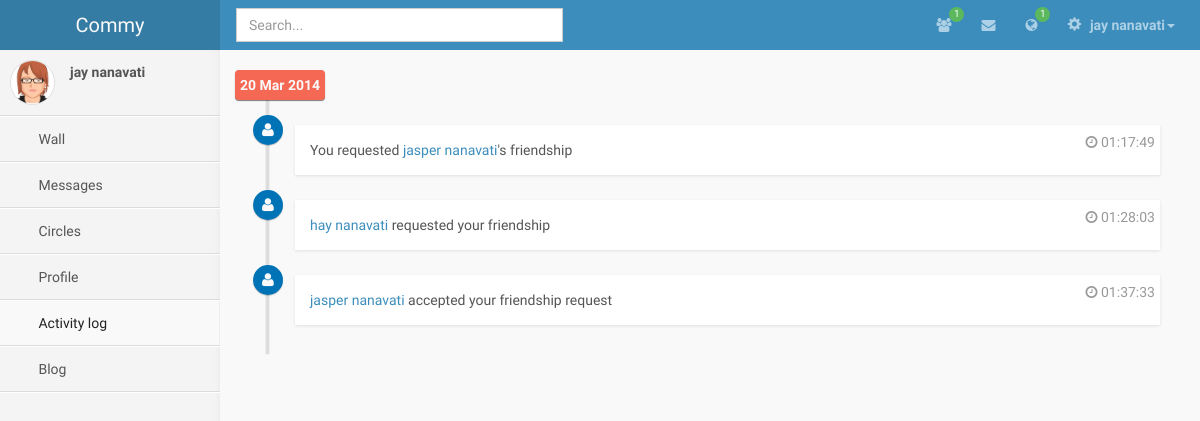
The page /activity.php (signed in) on the database its author committed.
### tables this page shows
CREATE TABLE IF NOT EXISTS `profile` (
  `id` int(11) NOT NULL AUTO_INCREMENT,
  `main_type` int(11) NOT NULL,
  `name` varchar(512) NOT NULL,
  `surname` varchar(512) NOT NULL,
  `profile_photo_id` int(11) DEFAULT NULL,
  `cover_photo_id` int(11) DEFAULT NULL,
  `dob` date NOT NULL,
  `email` varchar(512) NOT NULL,
  `password` varchar(512) NOT NULL,
  PRIMARY KEY (`id`),
  KEY `profile_photo_id` (`profile_photo_id`),
  KEY `cover_photo_id` (`cover_photo_id`)
);

CREATE TABLE IF NOT EXISTS `activity` (
  `id` int(11) NOT NULL AUTO_INCREMENT,
  `from_user_id` int(11) NOT NULL,
  `to_user_id` int(11) DEFAULT NULL,
  `main_type` int(11) NOT NULL,
  `sub_type` int(11) NOT NULL,
  `object_id` int(11) NOT NULL,
  `created_date` timestamp NOT NULL DEFAULT CURRENT_TIMESTAMP,
  PRIMARY KEY (`id`),
  KEY `to_user_id` (`to_user_id`),
  KEY `from_user_id` (`from_user_id`)
);

### activity.php (the view, shortened to what this page needs)
<!DOCTYPE HTML>
<html>
    <head>
         <?PHP
            require("includes/php-includes.php");
            require("includes/html-includes.php");
            if ($result = $mysqli->query("SELECT * FROM profile WHERE id = (SELECT profile_id FROM user WHERE id = " . $_SESSION["user_id"] . ") LIMIT 1"))
            {
                $profile = $result->fetch_object();
            }
        ?>
        <link href="css/activity.css" rel="stylesheet" type="text/css" />
    </head>
    <body class="skin-blue">
        <?PHP
			require("includes/header.php");
        ?>
        <div class="wrapper row-offcanvas row-offcanvas-left">
            <?PHP include_once('includes/sidebar.php'); ?>
            <aside class="right-side">
                <section class="content">
                    <div class="row">
                        <div class="col-md-12">
                            <ul class="timeline">
                                <?PHP
                                    if ($result = $mysqli->query("SELECT * FROM activity WHERE from_user_id = " . $_SESSION["user_id"] . " OR to_user_id = " . $_SESSION["user_id"] . " ORDER BY created_date ASC"))
                                    {
                                        $currentDate = 0;
                                        for ($i = 0; $i < $result->num_rows; $i++)
                                        {
                                            $activity = $result->fetch_object();
                                            $date = floor(strtotime($activity->created_date) / 86400);
                                            if ($date != $currentDate)
                                            {
                                                $currentDate = $date;
                                                echo "
                                                        <li class='time-label'>
                                                            <span class='bg-red'>
                                                                " . date("d M Y", strtotime($activity->created_date)). "
                                                            </span>
                                                        </li>
                                                        ";
                                            }
                                            echo "<li>";
                                            if ($activity->main_type == 0)
                                            {
                                                if ($activity->sub_type == 0)
                                                {
                                                    if ($activity->from_user_id == $_SESSION["user_id"])
                                                    {
                                                        $otherPerson = $mysqli->query("SELECT * FROM profile WHERE id = (SELECT profile_id FROM user WHERE id = $activity->to_user_id LIMIT 1) LIMIT 1")->fetch_object();
                                                        echo "<i class='fa fa-user bg-blue'></i><div class='timeline-item'><span class='time'><i class='fa fa-clock-o'></i> " . date("H:i:s", strtotime($activity->created_date)) . "</span><div class='timeline-body'>You requested <a href='view_profile.php?id=$activity->to_user_id'>$otherPerson->name $otherPerson->surname</a>'s friendship</div></div>";
                                                    }
                                                    else
                                                    if ($activity->to_user_id == $_SESSION["user_id"])
                                                    {
                                                        $otherPerson = $mysqli->query("SELECT * FROM profile WHERE id = (SELECT profile_id FROM user WHERE id = $activity->from_user_id LIMIT 1) LIMIT 1")->fetch_object();
                                                        echo "<i class='fa fa-user bg-blue'></i><div class='timeline-item'><span class='time'><i class='fa fa-clock-o'></i> " . date("H:i:s", strtotime($activity->created_date)) . "</span><div class='timeline-body'><a href='view_profile.php?id=$activity->from_user_id'>$otherPerson->name $otherPerson->surname</a> requested your friendship</div></div>";
                                                    }
                                                }
                                            }
                                            else
                                            if ($activity->main_type == 2)
                                            {
                                                if ($activity->sub_type == 1)
                                                {
                                                    if ($activity->from_user_id == $_SESSION["user_id"])
                                                    {
                                                        $otherPerson = $mysqli->query("SELECT * FROM profile WHERE id = (SELECT profile_id FROM user WHERE id = $activity->to_user_id LIMIT 1) LIMIT 1")->fetch_object();
                                                        echo "<i class='fa fa-user bg-blue'></i><div class='timeline-item'><span class='time'><i class='fa fa-clock-o'></i> " . date("H:i:s", strtotime($activity->created_date)) . "</span><div class='timeline-body'>You accepted <a href='view_profile.php?id=$activity->to_user_id'>$otherPerson->name $otherPerson->surname</a>'s friendship request</div></div>";
                                                    }
                                                    else
                                                    if ($activity->to_user_id == $_SESSION["user_id"])
                                                    {
                                                        $otherPerson = $mysqli->query("SELECT * FROM profile WHERE id = (SELECT profile_id FROM user WHERE id = $activity->from_user_id LIMIT 1) LIMIT 1")->fetch_object();
                                                        echo "<i class='fa fa-user bg-blue'></i><div class='timeline-item'><span class='time'><i class='fa fa-clock-o'></i> " . date("H:i:s", strtotime($activity->created_date)) . "</span><div class='timeline-body'><a href='view_profile.php?id=$activity->from_user_id'>$otherPerson->name $otherPerson->surname</a> accepted your friendship request</div></div>";
                                                    }
                                                }
                                            }
                                            echo "</li>";
                                        }
                                    }
                                ?>
                            </ul>
                        </div>
                    </div>
                </section>
            </aside>
        </div>
	    </body>
</html>

### includes/header.php (shortened to what this page needs)
<?PHP
	$friend_requests = 0;
	$messages = 0;
	$general_notifs = 0;
	if ($result = $mysqli->query("SELECT * FROM notification,activity WHERE notification.activity_id=activity.id AND notification.target_id=".$_SESSION["user_id"]))
            {
				while($row = $result->fetch_assoc()){
					if($row['main_type']==0){
						if($row['seen']==0){
							$friend_requests++;
						}
					}else if($row['main_type']==1){
						if($row['seen']==0){
							$messages++;
						}
					}else if($row['main_type']==2){
						if($row['seen']==0){
							$general_notifs++;
						}
					}
				}
            }
?>
        <header class="header">
            <a class="logo" href="#">Commy</a>
            <nav class="navbar navbar-static-top" role="navigation">
                <input type="text" autocomplete="off" name="q" id="search_box" class="form-control searchbox"  placeholder="Search..." style="margin-left:16px;">
                <div class="navbar-right">
                    <ul class="nav navbar-nav">
                        <li class="dropdown messages-menu" id="friend-request-icon">
                            <a href="#" class="dropdown-toggle" data-toggle="dropdown" id="friend-request-notif">
                                <i class="fa fa-users"></i>
								<?PHP
									if($friend_requests>0){
										echo '<span class="label label-success" id="friend-request-count">'.$friend_requests.'</span>';
									}
								?>
                            </a>
                        </li>
                        <li class="dropdown messages-menu">
                            <a href="#" class="dropdown-toggle" data-toggle="dropdown" >
                                <i class="fa fa-envelope"></i>
							</a>
                        </li>
                        <li class="dropdown messages-menu" id="general-notif-icon">
                            <a href="#" class="dropdown-toggle" data-toggle="dropdown" id="general-notif">
                                <i class="fa fa-globe"></i>
								<?PHP
									if($general_notifs>0){
										echo '<span class="label label-success" id="general-notif-count">'.$general_notifs.'</span>';
									}
								?>
                            </a>
                        </li>
                        <li class="dropdown user user-menu">
                            <a href="#" class="dropdown-toggle" data-toggle="dropdown">
                                <i class="glyphicon glyphicon-cog"></i>
                                <span><?PHP
                                    if (isset($profile)) {
                                        echo $profile->name . " " . $profile->surname;
                                    }
                                ?><i class="caret"></i></span>
                            </a>
									<?PHP
									$profile_photo_url="img/avatar3.png";
									?>
                        </li>
                    </ul>
                </div>
            </nav>
        </header>

### includes/sidebar.php
      <aside class="left-side sidebar-offcanvas">
          <section class="sidebar">
              <div class="user-panel">
                  <div class="pull-left image">
	<?PHP
                      echo '<img src="'.$profile_photo_url.'" class="img-circle" alt="User Image" />';
	?>
</div>
                  <div class="pull-left info">
                      <p><?PHP
                          if (isset($profile)) {
                              echo $profile->name . " " . $profile->surname;
                          }
                      ?></p>
                  </div>
              </div>
              <ul class="sidebar-menu">
                  <li id="wall_menu">
                      <a href="wall.php">
                          <i class="fa"></i> <span>Wall</span>
                      </a>
                  </li>
                  <li id="messages_menu">
                      <a href="messages.php">
                          <i class="fa"></i> <span>Messages</span>
                      </a>
                  </li>
                  <li id="circles_menu">
                      <a href="circles.php">
                          <i class="fa"></i> <span>Circles</span>
                      </a>
                  </li>
                  <li id="profile_menu">
                      <a href="profile.php">
                          <i class="fa"></i> <span>Profile</span>
                      </a>
                  </li>
                  <li id="activity_menu">
                      <a href="activity.php">
                          <i class="fa"></i> <span>Activity log</span>
                      </a>
                  </li>
                  <li id="blog_menu">
                      <a href="blog.php">
                          <i class="fa"></i> <span>Blog</span>
                      </a>
                  </li>
              </ul>
          </section>
      </aside>

### css/global.css (style rules this page uses)
.searchbox { width: 33.33%; margin: 8px auto; }
.navbar-right { display: inline-block; margin-top: -50px; }

### rows shown on the page
profile: name "jay", surname "nanavati"
activity: created_date "20 Mar 2014", created_date "01:17:49", profile.name "jasper", profile.surname "nanavati"
activity: created_date "01:28:03", profile.name "hay", profile.surname "nanavati"
activity: created_date "01:37:33", profile.name "jasper", profile.surname "nanavati"

### other values the page prints
$friend_requests "1"
$general_notifs "1"
